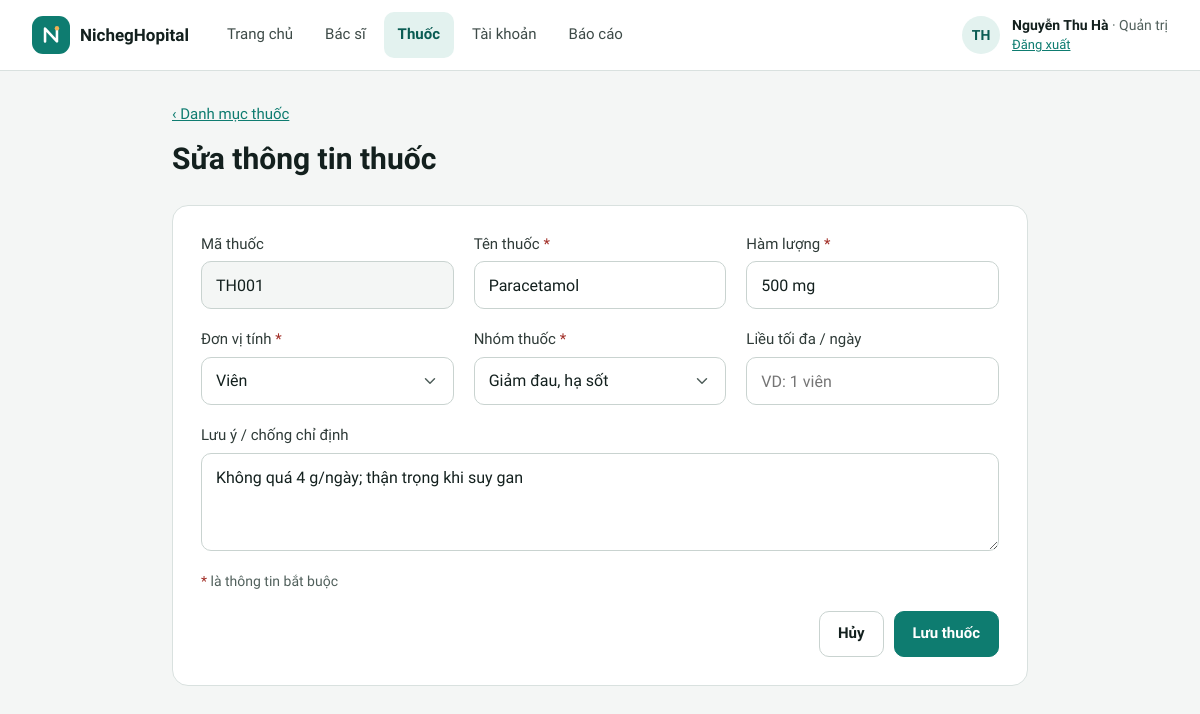
The page /quan-tri/thuoc-form.php?id=1 (signed in) on the database its author committed.
### tables this page shows
CREATE TABLE thuoc (
  id          INT UNSIGNED AUTO_INCREMENT PRIMARY KEY,
  ma          VARCHAR(10)  NOT NULL UNIQUE,
  ten         VARCHAR(100) NOT NULL,
  ham_luong   VARCHAR(30)  NOT NULL,
  don_vi      VARCHAR(20)  NOT NULL,
  nhom        VARCHAR(50)  NOT NULL,
  lieu_toi_da VARCHAR(50)  NULL,
  luu_y       VARCHAR(500) NULL
);

### includes/tien-ich.php (called while the page is built, shortened)
<?php
function e(mixed $gia_tri): string
{
    return htmlspecialchars((string) ($gia_tri ?? ''), ENT_QUOTES, 'UTF-8');
}
function duong_dan_goc(): string
{
    static $goc = null;
    if ($goc === null) {
        $thu_muc_public = str_replace('\\', '/', (string) realpath(__DIR__ . '/../public'));
        $goc_web = rtrim(str_replace('\\', '/', (string) realpath($_SERVER['DOCUMENT_ROOT'] ?? '')), '/');
        $goc = '';
        if ($goc_web !== '' && str_starts_with($thu_muc_public . '/', $goc_web . '/')) {
            $phan = trim(substr($thu_muc_public, strlen($goc_web)), '/');
            $goc = $phan === '' ? '' : '/' . implode('/', array_map('rawurlencode', explode('/', $phan)));
        }
    }
    return $goc;
}
function url(string $trang, array $tham_so = []): string
{
    $tham_so = array_filter($tham_so, fn($v) => $v !== null && $v !== '');
    $chuoi = $tham_so ? '?' . http_build_query($tham_so, '', '&', PHP_QUERY_RFC3986) : '';
    return duong_dan_goc() . '/' . ltrim($trang, '/') . $chuoi;
}

### includes/csdl.php (called while the page is built, shortened)
<?php
function csdl(): PDO
{
    static $pdo = null;
    if ($pdo === null) {
        $dsn = sprintf('mysql:host=%s;port=%d;dbname=%s;charset=utf8mb4', CSDL_MAY_CHU, CSDL_CONG, CSDL_TEN);
        try {
            $pdo = new PDO($dsn, CSDL_NGUOI_DUNG, CSDL_MAT_KHAU, [
                PDO::ATTR_ERRMODE => PDO::ERRMODE_EXCEPTION,
                PDO::ATTR_DEFAULT_FETCH_MODE => PDO::FETCH_ASSOC,
                PDO::ATTR_EMULATE_PREPARES => false,
            ]);
            $pdo->exec("SET time_zone = '+07:00'");
        } catch (PDOException $loi) {
            http_response_code(500);
            exit('Không kết nối được cơ sở dữ liệu. Hãy kiểm tra MySQL đã chạy và đã chạy lệnh "php database/cai-dat.php" (xem README.md). Chi tiết: '
                . htmlspecialchars($loi->getMessage()));
        }
    }
    return $pdo;
}
function truy_van(string $sql, array $tham_so = []): PDOStatement
{
    $lenh = csdl()->prepare($sql);
    $lenh->execute($tham_so);
    return $lenh;
}
function mot_dong(string $sql, array $tham_so = []): ?array
{
    $dong = truy_van($sql, $tham_so)->fetch();
    return $dong === false ? null : $dong;
}

### public/quan-tri/thuoc-form.php (the view, shortened to what this page needs)
<?php
$id = (int) ($_GET['id'] ?? $_POST['id'] ?? 0);
$thuoc = $id ? (mot_dong('SELECT * FROM thuoc WHERE id = ?', [$id]) ?? chuyen_huong('quan-tri/thuoc.php')) : null;
$gia_tri = [
    'ten' => $thuoc['ten'] ?? '',
    'ham_luong' => $thuoc['ham_luong'] ?? '',
    'don_vi' => $thuoc['don_vi'] ?? '',
    'nhom' => $thuoc['nhom'] ?? '',
    'lieu_toi_da' => $thuoc['lieu_toi_da'] ?? '',
    'luu_y' => $thuoc['luu_y'] ?? '',
];
$loi = [];
function o_thuoc(string $khoa, string $nhan, array $gia_tri, array $loi, bool $bat_buoc, string $them = ''): void
{
    ?>
    <div class="field">
      <label for="<?= e($khoa) ?>"><?= e($nhan) ?><?= $bat_buoc ? ' <span class="req">*</span>' : '' ?></label>
      <input class="inp<?= isset($loi[$khoa]) ? ' bad' : '' ?>" id="<?= e($khoa) ?>" name="<?= e($khoa) ?>" value="<?= e($gia_tri[$khoa]) ?>" <?= $them ?>>
    </div>
    <?php
}
function chon_thuoc(string $khoa, string $nhan, array $ds, array $gia_tri, array $loi): void
{
    ?>
    <div class="field">
      <label for="<?= e($khoa) ?>"><?= e($nhan) ?> <span class="req">*</span></label>
      <select class="inp<?= isset($loi[$khoa]) ? ' bad' : '' ?>" id="<?= e($khoa) ?>" name="<?= e($khoa) ?>">
        <?= cac_lua_chon($ds, $gia_tri[$khoa]) ?>
      </select>
    </div>
    <?php
}
?>
<main class="pg w920">
  <div class="pg-head">
    <a class="back-link" href="<?= e(url('quan-tri/thuoc.php')) ?>">‹ Danh mục thuốc</a>
    <h1><?= $thuoc ? 'Sửa thông tin thuốc' : 'Thêm thuốc mới' ?></h1>
  </div>
  <form class="card p28 stack g20" method="post" novalidate>
    <div class="form-grid">
      <div class="field">
        <label for="ma">Mã thuốc</label>
        <input class="inp" id="ma" value="<?= e($thuoc['ma'] ?? ma_thuoc_moi()) ?>" readonly>
      </div>
      <?php
      o_thuoc('ten', 'Tên thuốc', $gia_tri, $loi, true, 'placeholder="VD: Cetirizin"');
      chon_thuoc('don_vi', 'Đơn vị tính', DON_VI_THUOC, $gia_tri, $loi);
      ?>
    </div>
    <div class="field">
      <label for="luu_y">Lưu ý / chống chỉ định</label>
      <textarea class="inp" id="luu_y" name="luu_y" rows="3" maxlength="500"><?= e($gia_tri['luu_y']) ?></textarea>
    </div>
    <span class="muted" style="font-size:14px"><span class="req">*</span> là thông tin bắt buộc</span>
    <div class="form-actions">
      <a class="btn" href="<?= e(url('quan-tri/thuoc.php')) ?>">Hủy</a>
      <button class="btn pri" type="submit">Lưu thuốc</button>
    </div>
  </form>
</main>

### public/assets/app.css (style rules this page uses)
:root { --nen: #F4F6F5; --chu: #13201E; --chinh: #0E7C70; --chinh-dam: #0A5C53; --dam: #0B4F48; --nhat: #E3F2EF; --vien: #D9E1DF; --vien-o: #C9D3D0; --phu: #51605C; --nhan: #2F3B38; --ke: #EBEFEE; }
* { box-sizing: border-box; }
html { -webkit-text-size-adjust: 100%; scroll-padding-top: 88px; }
body { margin: 0; min-height: 100vh; background: var(--nen); color: var(--chu); font-family: 'Lexend', system-ui, sans-serif; font-size: 15px; line-height: 1.45; }
a { color: var(--chinh); }
h1, h2, h3, p { margin: 0; }
h1, h2, h3 { font-weight: 600; }
button, input, select, textarea { font: inherit; color: inherit; }
.muted { color: var(--phu); }
.stack { display: flex; flex-direction: column; }
.g20 { gap: 20px; }
.pg { max-width: 1440px; margin: 0 auto; padding: 28px 32px 48px; display: flex; flex-direction: column; gap: 24px; }
.pg.w920 { max-width: 920px; }
.pg-head { display: flex; flex-direction: column; gap: 6px; }
.pg-head h1 { font-size: 30px; }
.back-link { font-size: 15px; font-weight: 500; min-height: 32px; display: inline-flex; align-items: center; align-self: flex-start; }
.card { background: #FFFFFF; border: 1px solid var(--vien); border-radius: 16px; }
.p28 { padding: 28px; }
.btn { min-height: 46px; padding: 0 18px; border-radius: 10px; border: 1px solid var(--vien-o); background: #FFFFFF; color: var(--chu); font-size: 15px; font-weight: 600; display: inline-flex; align-items: center; justify-content: center; gap: 8px; cursor: pointer; text-decoration: none; white-space: nowrap; }
.btn.pri { background: var(--chinh); border-color: var(--chinh); color: #FFFFFF; }
.form-actions { display: flex; flex-wrap: wrap; gap: 10px; justify-content: flex-end; }
.field { display: flex; flex-direction: column; gap: 6px; }
.field label { font-size: 15px; font-weight: 500; color: var(--nhan); }
.inp { min-height: 48px; padding: 0 14px; border: 1px solid var(--vien-o); border-radius: 10px; font-size: 16px; color: var(--chu); background: #FFFFFF; width: 100%; }
input.inp, select.inp { height: 48px; }
select.inp { -webkit-appearance: none; appearance: none; padding-right: 42px; cursor: pointer; }
.inp[readonly] { background: var(--nen); }
textarea.inp { padding: 12px 14px; line-height: 1.5; resize: vertical; }
.req { color: #A12D26; }
.form-grid { display: grid; grid-template-columns: repeat(auto-fit, minmax(min(240px, 100%), 1fr)); gap: 20px; }

### rows shown on the page
thuoc: ma "TH001", ten "Paracetamol", ham_luong "500 mg", don_vi "Viên", nhom "Giảm đau, hạ sốt", luu_y "Không quá 4 g/ngày; thận trọng khi suy gan"

### other values the page prints
TEN_PHONG_KHAM "NichegHopital"
$nhan "Trang chủ"
$nhan "Bác sĩ"
$nhan "Thuốc"
$nhan "Tài khoản"
$nhan "Báo cáo"
chu_cai_dau($nguoi_dung['ho_ten']) "TH"
$nguoi_dung['ho_ten'] "Nguyễn Thu Hà"
VAI_TRO[$nguoi_dung['vai_tro']] "Quản trị"
$nhan "Tên thuốc Hàm lượng Liều tối đa / ngày"
$nhan "Đơn vị tính Nhóm thuốc"
